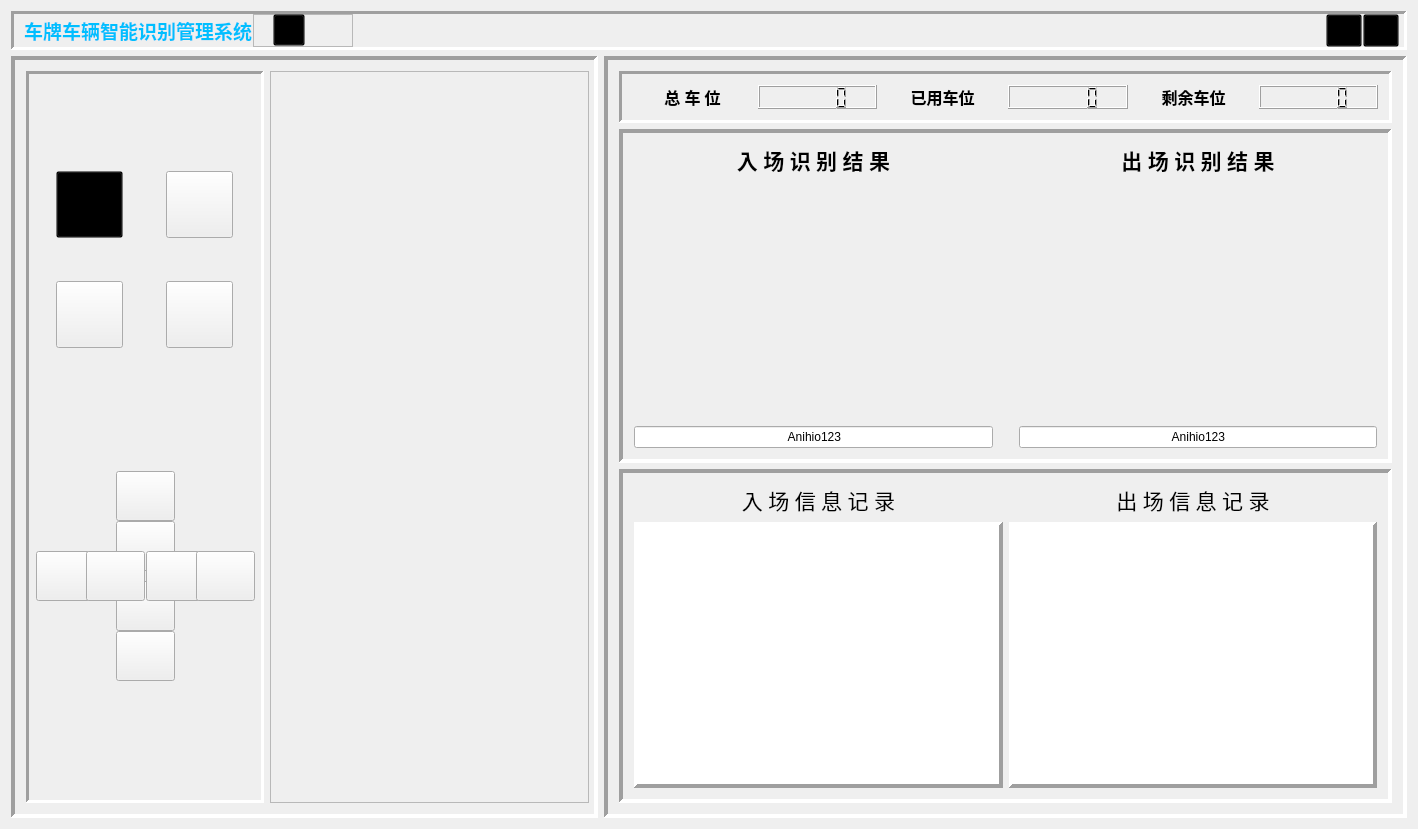
<?xml version="1.0" encoding="UTF-8"?>
<ui version="4.0">
 <class>Camera</class>
 <widget class="QMainWindow" name="Camera">
  <property name="geometry">
   <rect>
    <x>0</x>
    <y>0</y>
    <width>1418</width>
    <height>829</height>
   </rect>
  </property>
  <property name="windowTitle">
   <string>Camera</string>
  </property>
  <property name="styleSheet">
   <string notr="true"/>
  </property>
  <widget class="QWidget" name="centralWidget">
   <property name="styleSheet">
    <string notr="true">border-color: rgb(255, 0, 0);</string>
   </property>
   <layout class="QGridLayout" name="gridLayout">
    <item row="1" column="0">
     <layout class="QGridLayout" name="gridLayout_2">
      <property name="rightMargin">
       <number>0</number>
      </property>
      <property name="spacing">
       <number>6</number>
      </property>
      <item row="0" column="0">
       <layout class="QGridLayout" name="gridLayout_4">
        <property name="spacing">
         <number>4</number>
        </property>
        <item row="0" column="2">
         <widget class="QFrame" name="video_frame">
          <property name="maximumSize">
           <size>
            <width>16777215</width>
            <height>16777215</height>
           </size>
          </property>
          <property name="frameShape">
           <enum>QFrame::Panel</enum>
          </property>
          <property name="frameShadow">
           <enum>QFrame::Sunken</enum>
          </property>
          <property name="lineWidth">
           <number>4</number>
          </property>
          <layout class="QGridLayout" name="gridLayout_8">
           <property name="rightMargin">
            <number>5</number>
           </property>
           <item row="0" column="1">
            <widget class="QFrame" name="frame_2">
             <property name="maximumSize">
              <size>
               <width>806</width>
               <height>16777215</height>
              </size>
             </property>
             <property name="frameShape">
              <enum>QFrame::StyledPanel</enum>
             </property>
             <property name="frameShadow">
              <enum>QFrame::Raised</enum>
             </property>
             <layout class="QGridLayout" name="gridLayout_7">
              <property name="leftMargin">
               <number>2</number>
              </property>
              <property name="topMargin">
               <number>0</number>
              </property>
              <property name="rightMargin">
               <number>1</number>
              </property>
              <property name="bottomMargin">
               <number>2</number>
              </property>
              <item row="0" column="0">
               <layout class="QHBoxLayout" name="horizontalLayout_6" stretch="0">
                <item>
                 <layout class="QVBoxLayout" name="verticalLayout_6">
                  <item>
                   <layout class="QVBoxLayout" name="enter_Layout"/>
                  </item>
                  <item>
                   <layout class="QVBoxLayout" name="out_Layout"/>
                  </item>
                 </layout>
                </item>
               </layout>
              </item>
             </layout>
            </widget>
           </item>
           <item row="0" column="0">
            <widget class="QFrame" name="pushbutton_frame">
             <property name="minimumSize">
              <size>
               <width>237</width>
               <height>0</height>
              </size>
             </property>
             <property name="maximumSize">
              <size>
               <width>238</width>
               <height>16777215</height>
              </size>
             </property>
             <property name="frameShape">
              <enum>QFrame::Panel</enum>
             </property>
             <property name="frameShadow">
              <enum>QFrame::Sunken</enum>
             </property>
             <property name="lineWidth">
              <number>3</number>
             </property>
             <widget class="QPushButton" name="close_enter_cam">
              <property name="geometry">
               <rect>
                <x>140</x>
                <y>100</y>
                <width>67</width>
                <height>67</height>
               </rect>
              </property>
              <property name="styleSheet">
               <string notr="true"/>
              </property>
              <property name="text">
               <string/>
              </property>
             </widget>
             <widget class="QPushButton" name="open_enter_cam">
              <property name="geometry">
               <rect>
                <x>30</x>
                <y>100</y>
                <width>67</width>
                <height>67</height>
               </rect>
              </property>
              <property name="minimumSize">
               <size>
                <width>0</width>
                <height>0</height>
               </size>
              </property>
              <property name="styleSheet">
               <string notr="true">QPushButton{background-color: transparent; 
background-image: url(:/Resource/blueStart.png);
}  
 
QPushButton:hover{ 
background-image: url(:/Resource/redStart.png);
} 
QPushButton:pressed{
background-image: url(:/Resource/start3.png);
}</string>
              </property>
              <property name="text">
               <string/>
              </property>
             </widget>
             <widget class="QPushButton" name="close_out_cam">
              <property name="geometry">
               <rect>
                <x>140</x>
                <y>210</y>
                <width>67</width>
                <height>67</height>
               </rect>
              </property>
              <property name="styleSheet">
               <string notr="true"/>
              </property>
              <property name="text">
               <string/>
              </property>
             </widget>
             <widget class="QPushButton" name="open_out_cam">
              <property name="geometry">
               <rect>
                <x>30</x>
                <y>210</y>
                <width>67</width>
                <height>67</height>
               </rect>
              </property>
              <property name="styleSheet">
               <string notr="true"/>
              </property>
              <property name="text">
               <string/>
              </property>
             </widget>
             <widget class="QPushButton" name="roi_top_plus">
              <property name="geometry">
               <rect>
                <x>90</x>
                <y>400</y>
                <width>59</width>
                <height>50</height>
               </rect>
              </property>
              <property name="styleSheet">
               <string notr="true"/>
              </property>
              <property name="text">
               <string/>
              </property>
              <property name="flat">
               <bool>false</bool>
              </property>
             </widget>
             <widget class="QPushButton" name="roi_top_subtract">
              <property name="geometry">
               <rect>
                <x>90</x>
                <y>450</y>
                <width>59</width>
                <height>50</height>
               </rect>
              </property>
              <property name="styleSheet">
               <string notr="true"/>
              </property>
              <property name="text">
               <string/>
              </property>
             </widget>
             <widget class="QPushButton" name="roi_bottom_plus">
              <property name="geometry">
               <rect>
                <x>90</x>
                <y>560</y>
                <width>59</width>
                <height>50</height>
               </rect>
              </property>
              <property name="styleSheet">
               <string notr="true"/>
              </property>
              <property name="text">
               <string/>
              </property>
             </widget>
             <widget class="QPushButton" name="roi_bottom_subtract">
              <property name="geometry">
               <rect>
                <x>90</x>
                <y>510</y>
                <width>59</width>
                <height>50</height>
               </rect>
              </property>
              <property name="styleSheet">
               <string notr="true"/>
              </property>
              <property name="text">
               <string/>
              </property>
             </widget>
             <widget class="QPushButton" name="roi_left_plus">
              <property name="geometry">
               <rect>
                <x>10</x>
                <y>480</y>
                <width>59</width>
                <height>50</height>
               </rect>
              </property>
              <property name="styleSheet">
               <string notr="true"/>
              </property>
              <property name="text">
               <string/>
              </property>
             </widget>
             <widget class="QPushButton" name="roi_left_subtract">
              <property name="geometry">
               <rect>
                <x>60</x>
                <y>480</y>
                <width>59</width>
                <height>50</height>
               </rect>
              </property>
              <property name="styleSheet">
               <string notr="true"/>
              </property>
              <property name="text">
               <string/>
              </property>
             </widget>
             <widget class="QPushButton" name="roi_right_subtract">
              <property name="geometry">
               <rect>
                <x>120</x>
                <y>480</y>
                <width>59</width>
                <height>50</height>
               </rect>
              </property>
              <property name="styleSheet">
               <string notr="true"/>
              </property>
              <property name="text">
               <string/>
              </property>
             </widget>
             <widget class="QPushButton" name="roi_right_plus">
              <property name="geometry">
               <rect>
                <x>170</x>
                <y>480</y>
                <width>59</width>
                <height>50</height>
               </rect>
              </property>
              <property name="styleSheet">
               <string notr="true"/>
              </property>
              <property name="text">
               <string/>
              </property>
             </widget>
            </widget>
           </item>
          </layout>
         </widget>
        </item>
       </layout>
      </item>
      <item row="0" column="1">
       <widget class="QFrame" name="info_frame">
        <property name="maximumSize">
         <size>
          <width>803</width>
          <height>16777215</height>
         </size>
        </property>
        <property name="frameShape">
         <enum>QFrame::Panel</enum>
        </property>
        <property name="frameShadow">
         <enum>QFrame::Sunken</enum>
        </property>
        <property name="lineWidth">
         <number>4</number>
        </property>
        <layout class="QGridLayout" name="gridLayout_12">
         <item row="0" column="0">
          <widget class="QFrame" name="car_num_frame">
           <property name="frameShape">
            <enum>QFrame::Panel</enum>
           </property>
           <property name="frameShadow">
            <enum>QFrame::Sunken</enum>
           </property>
           <property name="lineWidth">
            <number>3</number>
           </property>
           <layout class="QGridLayout" name="gridLayout_9">
            <item row="0" column="0">
             <layout class="QHBoxLayout" name="horizontalLayout_3">
              <item>
               <widget class="QLabel" name="sum_car_label">
                <property name="font">
                 <font>
                  <family>Agency FB</family>
                  <pointsize>12</pointsize>
                  <weight>50</weight>
                  <italic>false</italic>
                  <bold>false</bold>
                 </font>
                </property>
                <property name="styleSheet">
                 <string notr="true"/>
                </property>
                <property name="text">
                 <string>&lt;html&gt;&lt;head/&gt;&lt;body&gt;&lt;p align=&quot;center&quot;&gt;&lt;span style=&quot; font-weight:600;&quot;&gt;总 车 位&lt;/span&gt;&lt;/p&gt;&lt;/body&gt;&lt;/html&gt;</string>
                </property>
               </widget>
              </item>
              <item>
               <widget class="QLCDNumber" name="sum_car_num">
                <property name="styleSheet">
                 <string notr="true"/>
                </property>
                <property name="frameShape">
                 <enum>QFrame::Box</enum>
                </property>
                <property name="frameShadow">
                 <enum>QFrame::Raised</enum>
                </property>
               </widget>
              </item>
              <item>
               <widget class="QLabel" name="used_car_label">
                <property name="font">
                 <font>
                  <family>Agency FB</family>
                  <pointsize>12</pointsize>
                  <weight>50</weight>
                  <italic>false</italic>
                  <bold>false</bold>
                 </font>
                </property>
                <property name="styleSheet">
                 <string notr="true"/>
                </property>
                <property name="text">
                 <string>&lt;html&gt;&lt;head/&gt;&lt;body&gt;&lt;p align=&quot;center&quot;&gt;&lt;span style=&quot; font-weight:600;&quot;&gt;已用车位&lt;/span&gt;&lt;/p&gt;&lt;/body&gt;&lt;/html&gt;</string>
                </property>
               </widget>
              </item>
              <item>
               <widget class="QLCDNumber" name="used_car_num">
                <property name="styleSheet">
                 <string notr="true"/>
                </property>
               </widget>
              </item>
              <item>
               <widget class="QLabel" name="remain_car_label">
                <property name="font">
                 <font>
                  <family>Agency FB</family>
                  <pointsize>12</pointsize>
                  <weight>50</weight>
                  <italic>false</italic>
                  <bold>false</bold>
                 </font>
                </property>
                <property name="styleSheet">
                 <string notr="true"/>
                </property>
                <property name="text">
                 <string>&lt;html&gt;&lt;head/&gt;&lt;body&gt;&lt;p align=&quot;center&quot;&gt;&lt;span style=&quot; font-weight:600;&quot;&gt;剩余车位&lt;/span&gt;&lt;/p&gt;&lt;/body&gt;&lt;/html&gt;</string>
                </property>
               </widget>
              </item>
              <item>
               <widget class="QLCDNumber" name="remain_car_num">
                <property name="styleSheet">
                 <string notr="true"/>
                </property>
               </widget>
              </item>
             </layout>
            </item>
           </layout>
          </widget>
         </item>
         <item row="1" column="0">
          <widget class="QFrame" name="recongnition_frame">
           <property name="frameShape">
            <enum>QFrame::Panel</enum>
           </property>
           <property name="frameShadow">
            <enum>QFrame::Sunken</enum>
           </property>
           <property name="lineWidth">
            <number>4</number>
           </property>
           <layout class="QGridLayout" name="gridLayout_11">
            <item row="1" column="0">
             <layout class="QVBoxLayout" name="verticalLayout_7">
              <item>
               <widget class="QLabel" name="enter_recongnition_lb">
                <property name="maximumSize">
                 <size>
                  <width>16777215</width>
                  <height>16777095</height>
                 </size>
                </property>
                <property name="text">
                 <string/>
                </property>
               </widget>
              </item>
              <item>
               <widget class="QLineEdit" name="enter_plate_number">
                <property name="styleSheet">
                 <string notr="true">font: 14pt &quot;黑体&quot;;</string>
                </property>
                <property name="text">
                 <string> Anihio123</string>
                </property>
                <property name="alignment">
                 <set>Qt::AlignCenter</set>
                </property>
               </widget>
              </item>
             </layout>
            </item>
            <item row="1" column="2">
             <layout class="QVBoxLayout" name="verticalLayout_8">
              <item>
               <widget class="QLabel" name="out_recongnition_lb">
                <property name="maximumSize">
                 <size>
                  <width>16777215</width>
                  <height>16777095</height>
                 </size>
                </property>
                <property name="text">
                 <string/>
                </property>
               </widget>
              </item>
              <item>
               <widget class="QLineEdit" name="out_plate_number">
                <property name="styleSheet">
                 <string notr="true">font: 14pt &quot;黑体&quot;;</string>
                </property>
                <property name="text">
                 <string> Anihio123</string>
                </property>
                <property name="alignment">
                 <set>Qt::AlignCenter</set>
                </property>
               </widget>
              </item>
             </layout>
            </item>
            <item row="0" column="0">
             <widget class="QLabel" name="enter_recongnition_label">
              <property name="font">
               <font>
                <family>Agency FB</family>
                <pointsize>11</pointsize>
                <weight>75</weight>
                <bold>true</bold>
               </font>
              </property>
              <property name="styleSheet">
               <string notr="true"/>
              </property>
              <property name="frameShape">
               <enum>QFrame::NoFrame</enum>
              </property>
              <property name="frameShadow">
               <enum>QFrame::Plain</enum>
              </property>
              <property name="text">
               <string>&lt;html&gt;&lt;head/&gt;&lt;body&gt;&lt;p align=&quot;center&quot;&gt;&lt;span style=&quot; font-size:16pt;&quot;&gt;入 场 识 别 结 果&lt;/span&gt;&lt;/p&gt;&lt;/body&gt;&lt;/html&gt;</string>
              </property>
             </widget>
            </item>
            <item row="0" column="2">
             <widget class="QLabel" name="out_recongnition_label">
              <property name="font">
               <font>
                <family>Agency FB</family>
                <pointsize>11</pointsize>
                <weight>75</weight>
                <bold>true</bold>
               </font>
              </property>
              <property name="styleSheet">
               <string notr="true"/>
              </property>
              <property name="text">
               <string>&lt;html&gt;&lt;head/&gt;&lt;body&gt;&lt;p align=&quot;center&quot;&gt;&lt;span style=&quot; font-size:16pt;&quot;&gt;出 场 识 别 结 果&lt;/span&gt;&lt;/p&gt;&lt;/body&gt;&lt;/html&gt;</string>
              </property>
             </widget>
            </item>
            <item row="1" column="1">
             <spacer name="verticalSpacer">
              <property name="orientation">
               <enum>Qt::Vertical</enum>
              </property>
              <property name="sizeHint" stdset="0">
               <size>
                <width>20</width>
                <height>101</height>
               </size>
              </property>
             </spacer>
            </item>
           </layout>
          </widget>
         </item>
         <item row="2" column="0">
          <widget class="QFrame" name="car_info_frame">
           <property name="frameShape">
            <enum>QFrame::Panel</enum>
           </property>
           <property name="frameShadow">
            <enum>QFrame::Sunken</enum>
           </property>
           <property name="lineWidth">
            <number>4</number>
           </property>
           <layout class="QGridLayout" name="gridLayout_10">
            <item row="0" column="0">
             <layout class="QGridLayout" name="gridLayout_6">
              <item row="0" column="0">
               <widget class="QLabel" name="enter_record_title">
                <property name="font">
                 <font>
                  <family>黑体</family>
                  <pointsize>16</pointsize>
                  <weight>50</weight>
                  <italic>false</italic>
                  <bold>false</bold>
                 </font>
                </property>
                <property name="styleSheet">
                 <string notr="true">font: 16pt &quot;黑体&quot;;</string>
                </property>
                <property name="text">
                 <string>&lt;html&gt;&lt;head/&gt;&lt;body&gt;&lt;p align=&quot;center&quot;&gt;&lt;span style=&quot; font-size:16pt;&quot;&gt;入 场 信 息 记 录&lt;/span&gt;&lt;/p&gt;&lt;/body&gt;&lt;/html&gt;</string>
                </property>
               </widget>
              </item>
              <item row="1" column="0">
               <widget class="QTableView" name="enter_info_View">
                <property name="frameShape">
                 <enum>QFrame::Panel</enum>
                </property>
                <property name="frameShadow">
                 <enum>QFrame::Raised</enum>
                </property>
                <property name="lineWidth">
                 <number>4</number>
                </property>
                <property name="autoScroll">
                 <bool>true</bool>
                </property>
                <property name="showGrid">
                 <bool>true</bool>
                </property>
                <property name="cornerButtonEnabled">
                 <bool>true</bool>
                </property>
               </widget>
              </item>
              <item row="1" column="1">
               <widget class="QTableView" name="out_info_View">
                <property name="frameShape">
                 <enum>QFrame::Panel</enum>
                </property>
                <property name="frameShadow">
                 <enum>QFrame::Raised</enum>
                </property>
                <property name="lineWidth">
                 <number>4</number>
                </property>
               </widget>
              </item>
              <item row="0" column="1">
               <widget class="QLabel" name="out_record_title">
                <property name="font">
                 <font>
                  <family>黑体</family>
                  <pointsize>16</pointsize>
                  <weight>50</weight>
                  <italic>false</italic>
                  <bold>false</bold>
                 </font>
                </property>
                <property name="styleSheet">
                 <string notr="true">font: 16pt &quot;黑体&quot;;</string>
                </property>
                <property name="text">
                 <string>&lt;html&gt;&lt;head/&gt;&lt;body&gt;&lt;p align=&quot;center&quot;&gt;&lt;span style=&quot; font-size:16pt;&quot;&gt;出 场 信 息 记 录&lt;/span&gt;&lt;/p&gt;&lt;/body&gt;&lt;/html&gt;</string>
                </property>
               </widget>
              </item>
             </layout>
            </item>
           </layout>
          </widget>
         </item>
        </layout>
       </widget>
      </item>
     </layout>
    </item>
    <item row="0" column="0">
     <widget class="QFrame" name="title_frame">
      <property name="frameShape">
       <enum>QFrame::Panel</enum>
      </property>
      <property name="frameShadow">
       <enum>QFrame::Sunken</enum>
      </property>
      <property name="lineWidth">
       <number>3</number>
      </property>
      <layout class="QHBoxLayout" name="horizontalLayout_2">
       <property name="spacing">
        <number>1</number>
       </property>
       <property name="leftMargin">
        <number>10</number>
       </property>
       <property name="topMargin">
        <number>0</number>
       </property>
       <property name="rightMargin">
        <number>5</number>
       </property>
       <property name="bottomMargin">
        <number>0</number>
       </property>
       <item>
        <widget class="QLabel" name="title_label">
         <property name="styleSheet">
          <string notr="true">color: rgb(0, 191, 255);
font: 16pt &quot;华文行楷&quot;;
</string>
         </property>
         <property name="text">
          <string>&lt;html&gt;&lt;head/&gt;&lt;body&gt;&lt;p align=&quot;center&quot;&gt;&lt;span style=&quot; font-size:14pt; font-weight:600;&quot;&gt;车牌车辆智能识别管理系统&lt;/span&gt;&lt;/p&gt;&lt;/body&gt;&lt;/html&gt;</string>
         </property>
        </widget>
       </item>
       <item>
        <widget class="QFrame" name="frame">
         <property name="minimumSize">
          <size>
           <width>100</width>
           <height>0</height>
          </size>
         </property>
         <property name="frameShape">
          <enum>QFrame::StyledPanel</enum>
         </property>
         <property name="frameShadow">
          <enum>QFrame::Raised</enum>
         </property>
         <widget class="QPushButton" name="changeSkin">
          <property name="geometry">
           <rect>
            <x>20</x>
            <y>0</y>
            <width>32</width>
            <height>32</height>
           </rect>
          </property>
          <property name="maximumSize">
           <size>
            <width>33</width>
            <height>32</height>
           </size>
          </property>
          <property name="styleSheet">
           <string notr="true">QPushButton{background-color: transparent; 
background-image: url(:/Resource/sun.png);
}  

QPushButton:hover{ 
background-image: url(:/Resource/moon.png);
} </string>
          </property>
          <property name="text">
           <string/>
          </property>
         </widget>
        </widget>
       </item>
       <item>
        <spacer name="horizontalSpacer_2">
         <property name="orientation">
          <enum>Qt::Horizontal</enum>
         </property>
         <property name="sizeHint" stdset="0">
          <size>
           <width>5</width>
           <height>20</height>
          </size>
         </property>
        </spacer>
       </item>
       <item>
        <widget class="QPushButton" name="min_pushButton">
         <property name="minimumSize">
          <size>
           <width>36</width>
           <height>33</height>
          </size>
         </property>
         <property name="maximumSize">
          <size>
           <width>36</width>
           <height>33</height>
          </size>
         </property>
         <property name="styleSheet">
          <string notr="true">QPushButton{background-color: transparent; 
background-image: url(:/Resource/bMini.png);
}  
 
QPushButton:hover{ 
background-image: url(:/Resource/Rmini.png);
} 

QPushButton:pressed{
background-image: url(:/Resource/gMini.png);
}</string>
         </property>
         <property name="text">
          <string/>
         </property>
         <property name="flat">
          <bool>false</bool>
         </property>
        </widget>
       </item>
       <item>
        <widget class="QPushButton" name="close_pushButton">
         <property name="minimumSize">
          <size>
           <width>36</width>
           <height>33</height>
          </size>
         </property>
         <property name="maximumSize">
          <size>
           <width>36</width>
           <height>33</height>
          </size>
         </property>
         <property name="styleSheet">
          <string notr="true">QPushButton{background-color: transparent; 
background-image: url(:/Resource/bClose.png);
}  
 
QPushButton:hover{ 
background-image: url(:/Resource/Rclose.png);
} 
QPushButton:pressed{
background-image: url(:/Resource/gClose.png);
}</string>
         </property>
         <property name="text">
          <string/>
         </property>
        </widget>
       </item>
      </layout>
     </widget>
    </item>
   </layout>
  </widget>
 </widget>
 <layoutdefault spacing="6" margin="11"/>
 <resources/>
 <connections/>
</ui>
